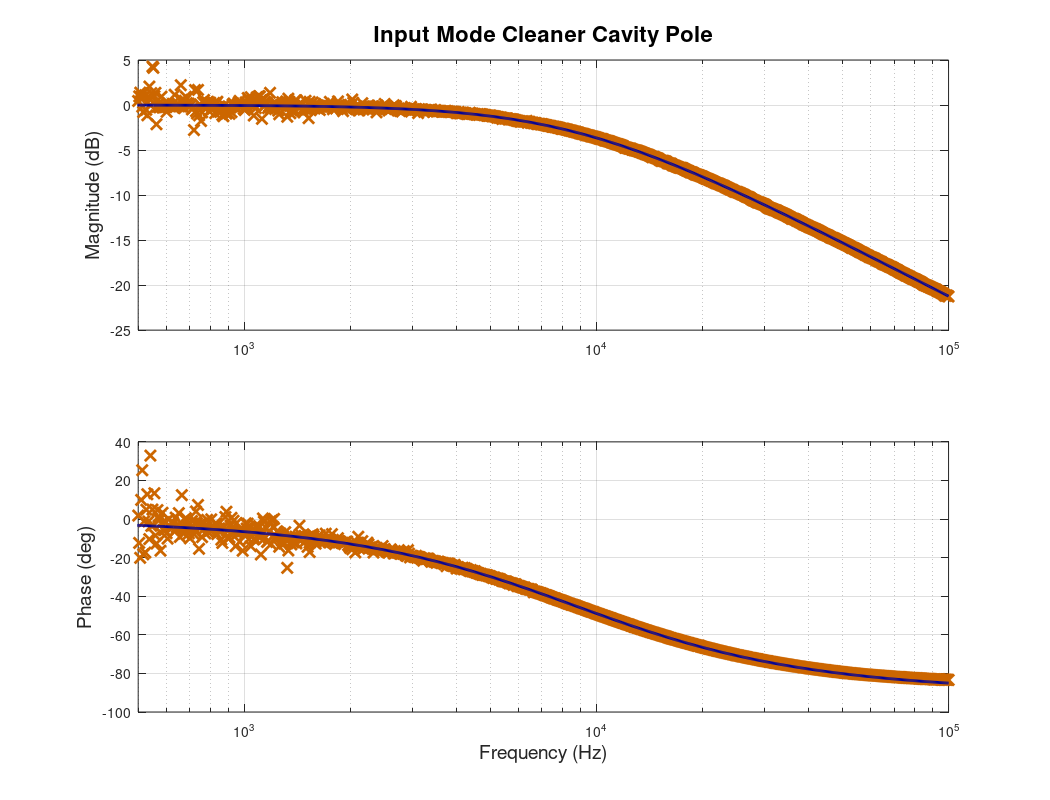
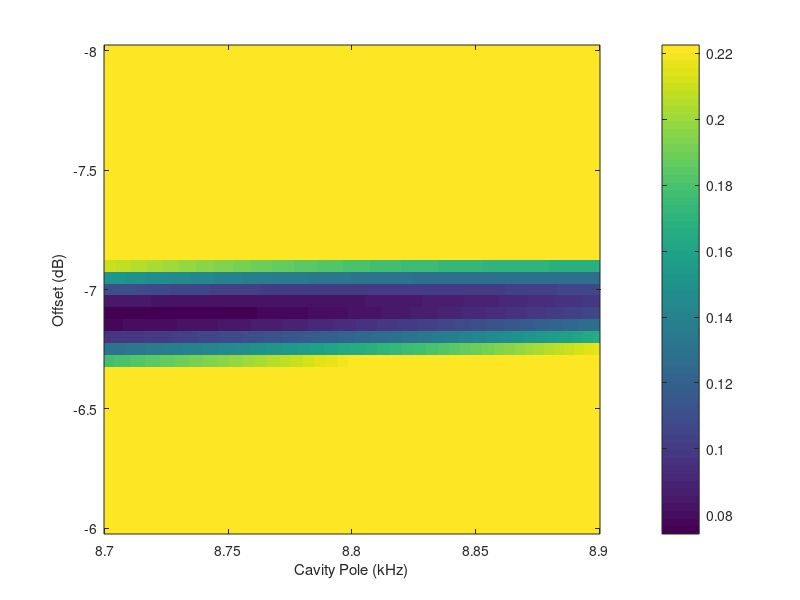
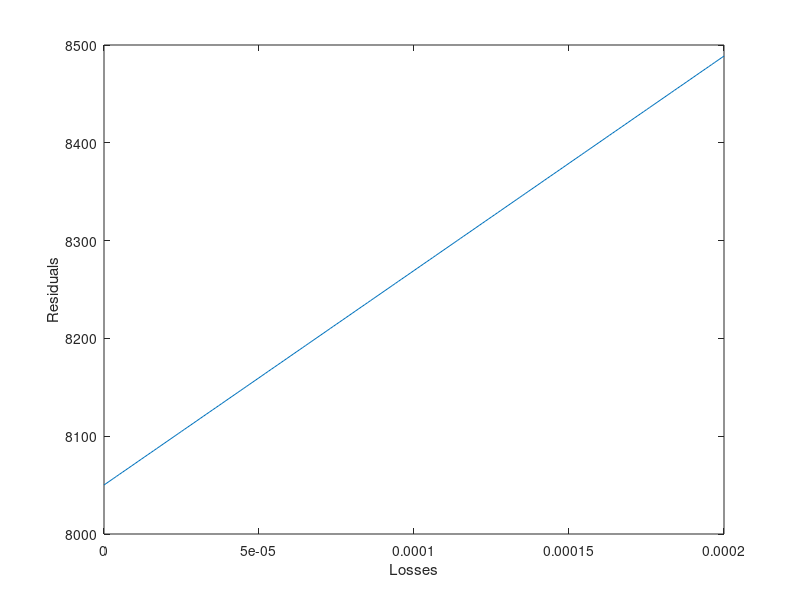

The MATLAB source for these figures, in order:
clear all


data = importdata('mcpole589pdfss.dat');
lnt = length(data);
data = data(1:(lnt-1),:);

freq = data(:,1);
mag = data(:,2);
phs = data(:,3);




%% Parameter Variation
%Frequency Range
fit.rng = [2e3 1e5];

%Prep Data
fit.bool = fit.rng(1)<=freq & freq<=fit.rng(2);
fit.freq = freq(fit.bool);
fit.mag = mag(fit.bool);
fit.phs = phs(fit.bool);
fit.data = 10.^(fit.mag./20).*exp(1i.*pi./180.*fit.phs);

%Parameter Ranges
fit.ofs = -8.0:0.05:-6.0; %Data offset in dB
fit.pole = 8.7e3:0.50:8.9e3;  %Cavity Pole frequcnce in Hz


%
fit.mat = zeros([length(fit.ofs) length(fit.pole)]);

lnt1 = length(fit.ofs);
lnt2 = length(fit.pole);
for j=1:lnt1
    loop.ofs = fit.ofs(j);
    loop.mag = 10.^((fit.mag-loop.ofs)/20);
    loop.phs = pi./180*fit.phs;
    loop.data = loop.mag.*exp(1i.*loop.phs);
    for k=1:lnt2
        loop.pole = fit.pole(k);
        loop.tf = zpk([],-2*pi*loop.pole,2*pi*loop.pole);
        loop.tf = squeeze(freqresp(loop.tf,2*pi*fit.freq));
        fit.mat(j,k) = sum(abs(loop.tf - loop.data).^2);
    end
    j/lnt1
end
clear loop

% 
fit.min = min(min(fit.mat));

figure(2)
clf
imagesc(fit.pole*1e-3,fit.ofs,fit.mat,[fit.min 3*fit.min])
colorbar
ylabel('Offset (dB)')
xlabel('Cavity Pole (kHz)')


        
%% Expected
%Minimum
fit2.ind = zeros(1,2);
[tempd, tempi] = min(fit.mat);
[fit2.res, fit2.ind(2)] = min(tempd);
fit2.ind(1)=tempi(fit2.ind(2));
clear temp*

fit2.omega0 = fit.pole(fit2.ind(2));
fit2.tf = zpk([],-2*pi*[fit2.omega0],(2*pi*fit2.omega0));
fit2.freq = logspace(2,5,1e3);

fit2.resp = squeeze(freqresp(fit2.tf,2*pi*fit2.freq));
fit2.mag = 20*log10(abs(fit2.resp));
fit2.phs = 180/pi*angle(fit2.resp);

fnt1 = 14;
fnt2 = 16;
lnwt = 2;
mrkr = 8;

clrs = [204 102 0; ...
        0   0   153]/255;

figure(1)
clf
subplot(2,1,1)
set(gca, 'FontSize', fnt1)
semilogx(freq,mag-fit.ofs(fit2.ind(1)), 'x', ...
    'LineWidth', lnwt, 'Color', clrs(1,:), 'MarkerSize', mrkr)
hold on
semilogx(fit2.freq, fit2.mag, ...
    'LineWidth', lnwt, 'Color', clrs(2,:))
hold off
ylabel('Magnitude (dB)', 'FontSize', fnt1)
title('Input Mode Cleaner Cavity Pole', 'FontSize', fnt2)
xlim([min(freq) max(freq)])
set(gca, 'PlotBoxAspectRatio', [3 1 1])
grid on

subplot(2,1,2)
set(gca, 'FontSize', fnt1)
semilogx(freq, phs, 'x', ...
    'LineWidth', lnwt, 'Color', clrs(1,:), 'MarkerSize', mrkr)
hold on
semilogx(fit2.freq, fit2.phs, ...
    'LineWidth', lnwt, 'Color', clrs(2,:))
hold off
ylabel('Phase (deg)', 'FontSize', fnt1)
xlabel('Frequency (Hz)', 'FontSize', fnt1)
xlim([min(freq) max(freq)])
set(gca, 'PlotBoxAspectRatio', [3 1 1])
grid on

orient landscape
print -dpdf ../Cavity_Pole.pdf

%% Losses

los.c = 2.998e8;
los.l = 32.9462;
los.t1 = sqrt(6150e-6*0.9);
los.t3 = sqrt(6130e-6*0.9);
los.t2 = sqrt(3.5e-6);

los.r1 = sqrt(1-los.t1^2);
los.r3 = sqrt(1-los.t3^2);
los.r2 = sqrt(1-los.t2^2);

%Expected Pole
temp = 1/(2*pi)*(1-los.r1*los.r2*los.r3)/(los.r1*los.r2*los.r3)*los.c/los.l;


%Loss Fitting
los.loss = 0:1e-6:200e-6;
los.res = zeros(size(los.loss));
los.omega = los.res;

for j=1:length(los.loss)
    loop.loss = los.loss(j);
    
    loop.r1 = sqrt(los.r1^2-loop.loss);
    loop.r2 = sqrt(los.r2^2-loop.loss);
    loop.r3 = sqrt(los.r3^2-loop.loss);
    
    los.omega(j) = 1/(2*pi)*(1-loop.r1*loop.r2*loop.r3)/...
        (loop.r1*loop.r2*loop.r3)*los.c/los.l;
    
    los.res(j) = abs(los.omega(j) - fit2.omega0)^2;
end

figure(3)
clf
plot(los.loss,los.omega)
xlabel('Losses')
ylabel('Residuals')
































































